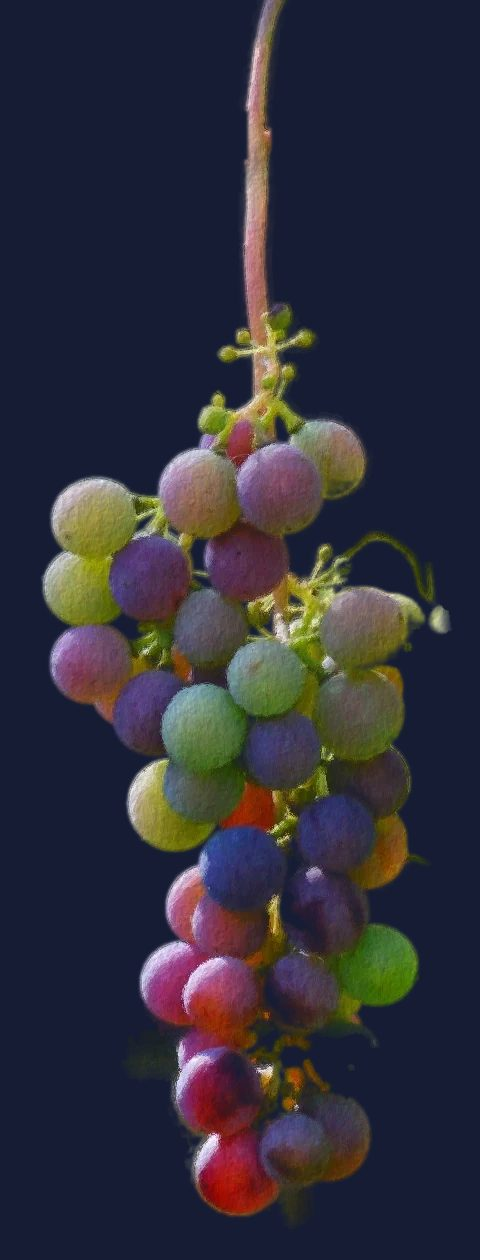
#> input picture tools/grappolo-prova.jpg, 480 x 1260 px
$ python pop_senza.py grappolo-prova.jpg ramo-prova.jpg 1.0
#> lines starting #> are read from the running program, lines starting #| are printed output that depends on the picture
"""La foto dello shooting senza la bottiglia, per la prova A dell'apertura Pop (18 nov 2026: "la bottiglia che esce dalla foto ed è il 3D").
Taglia l'originale in 4:5 come tools/pop_foto.py, chiede a Comfy Cloud (Nano Banana Pro, GeminiImage2Node, circa 0,17 $) la stessa foto senza la bottiglia e la sua ombra,
poi rimette i pixel veri dappertutto tranne attorno alla bottiglia (maschera sfumata), così cambia solo il posto da cui esce il 3D.
Scrive assets/pop/<nome>.webp (con la bottiglia) e <nome>-vuota.webp (senza), 880 x 1100, e stampa dove sta la bottiglia nel taglio (in frazioni), per allineare il 3D.
La chiave non si stampa mai: arriva dalla variabile COMFY_API_KEY.
uso: COMFY_API_KEY=... python -I tools/pop_senza.py <originale.jpg> <nome> <alto> [--ia file già generato, per rifare solo il montaggio senza spendere]"""
import io
import json
import os
import sys
import time
import urllib.request
import uuid

import numpy as np
from PIL import Image, ImageFilter, ImageOps

orig, nome, alto = sys.argv[1], sys.argv[2], float(sys.argv[3])
gia = sys.argv[sys.argv.index('--ia') + 1] if '--ia' in sys.argv else None
radice = os.path.join(os.path.dirname(os.path.abspath(__file__)), '..')
COMFY = 'https://cloud.comfy.org'
W, H = 1600, 2000  # quello che si manda a Comfy; il sito usa 880 x 1100

im = ImageOps.exif_transpose(Image.open(orig)).convert('RGB')
#> im is the input picture: PIL image 480x1260 RGB; mean R, G, B 48.4, 46.9, 58.6
w, h = im.size
#> w = 480; h = 1260
th = round(w * 5 / 4)
#> th = 600
assert th <= h, 'non è verticale abbastanza per il 4:5'
y0 = round((h - th) * alto)
#> y0 = 660
taglio = im.crop((0, y0, w, y0 + th)).resize((W, H), Image.LANCZOS)
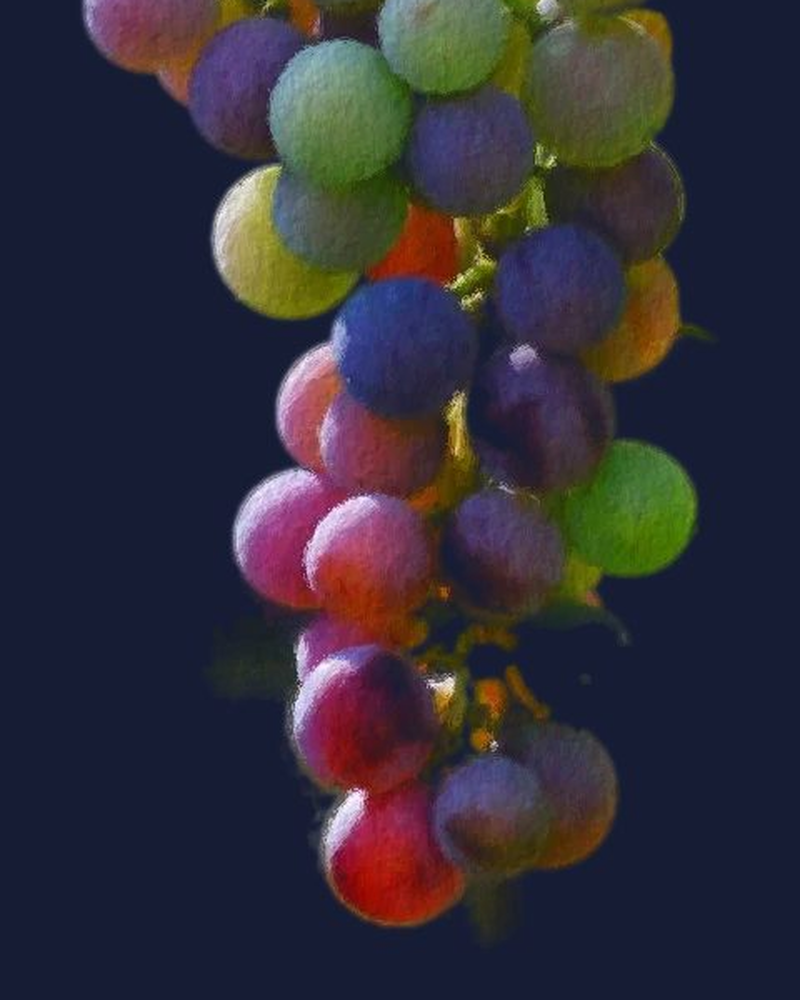
#> taglio: PIL image 1600x2000 RGB (shown at 1/2 size); mean R, G, B 50.5, 46.4, 57.1


def chiama(path, dati=None, tipo='application/json', segui=True):
#> (the run stopped early here; a loop or call above may not have finished)
